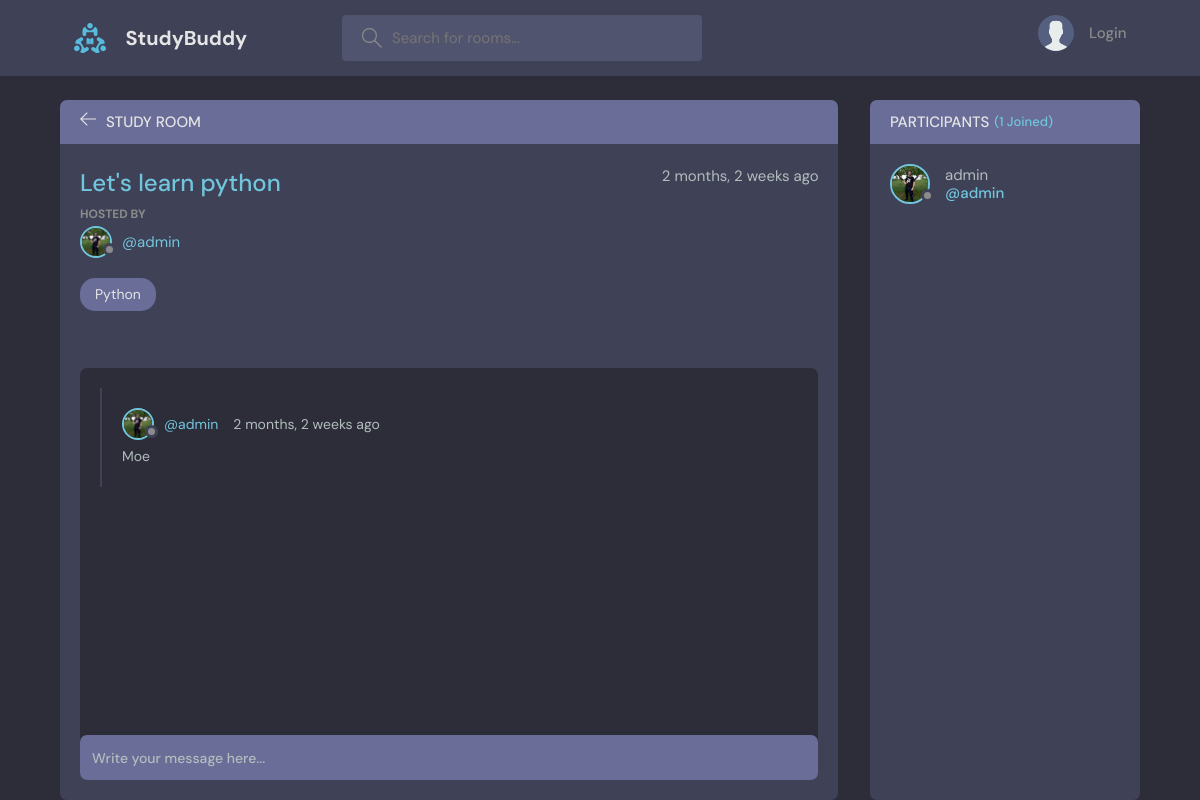
The page /room/1/ on the database its author committed.
### base/models.py (models this page shows, shortened)
class Room(models.Model):
    host = models.ForeignKey(User, on_delete=models.SET_NULL, null=True)
    topic = models.ForeignKey(Topic, on_delete=models.SET_NULL, null=True)
    name = models.CharField(max_length=200)
    description = models.TextField(null=True,blank=True)
    participants = models.ManyToManyField(User, related_name='participants', blank=True)
    created_at = models.DateTimeField(auto_now_add=True)
    updated_at = models.DateTimeField(auto_now=True)
    class Meta:
        ordering = ['-updated_at','-created_at']

class User(AbstractUser):
    name = models.CharField(max_length=200, null=True)
    email = models.EmailField(unique=True, null=True)
    bio = models.TextField(null=True)
    avatar = models.ImageField(null=True, default="avatar.svg")
    USERNAME_FIELD = 'email'
    REQUIRED_FIELDS = []

class Topic(models.Model):
    name = models.CharField(max_length=200)
    def __str__(self):
        return self.name

class Message(models.Model):
    user = models.ForeignKey(User, on_delete=models.CASCADE)
    room = models.ForeignKey(Room, on_delete=models.CASCADE)
    body = models.TextField()
    created_at = models.DateTimeField(auto_now_add=True)
    updated_at = models.DateTimeField(auto_now=True)
    class Meta:
        ordering = ['-updated_at','-created_at']

### base/views.py (the view, shortened to what this page needs)
# urls.py: path('room/<str:pk>/', views.room, name='room'),
def room(request, pk):
    room = Room.objects.get(id=pk)
    room_messages = room.message_set.all()
    participants = room.participants.all()
    context = {'room': room, 'room_messages': room_messages, 'participants':participants}
    return render(request,'base/room.html', context)

### base/templates/base/room.html (shortened to what this page needs)
{% extends 'main.html' %} {% block content %}
<main class="profile-page layout layout--2">
  <div class="container">
    <div class="room">
      <div class="room__top">
        <div class="room__topLeft">
          <a href="{% url 'home' %}">
            <svg
              version="1.1"
              xmlns="http://www.w3.org/2000/svg"
              width="32"
              height="32"
              viewBox="0 0 32 32"
            >
              <title>arrow-left</title>
              <path
                d="M13.723 2.286l-13.723 13.714 13.719 13.714 1.616-1.611-10.96-10.96h27.625v-2.286h-27.625l10.965-10.965-1.616-1.607z"
              ></path>
            </svg>
          </a>
          <h3>Study Room</h3>
        </div>
      </div>
      <div class="room__box scroll">
        <div class="room__header scroll">
          <div class="room__info">
            <h3>{{room.name}}</h3>
            <span>{{room.created_at|timesince}} ago</span>
          </div>
          <div class="room__hosted">
            <p>Hosted By</p>
            <a href="{% url 'user-profile' room.host.id %}" class="room__author">
              <div class="avatar avatar--small">
                <img src="{{room.host.avatar.url}}" />
              </div>
              <span>@{{room.host.username}}</span>
            </a>
          </div>
          <span class="room__topics">{{room.topic}}</span>
        </div>
        <div class="room__conversation">
          <div class="threads scroll">
            {% for message in room_messages %}
            <div class="thread">
              <div class="thread__top">
                <div class="thread__author">
                  <a href="{% url 'user-profile' message.user.id %}" class="thread__authorInfo">
                    <div class="avatar avatar--small">
                      <img src="{{message.user.avatar.url}}" />
                    </div>
                    <span>@{{message.user.username}}</span>
                  </a>
                  <span class="thread__date">{{message.created_at|timesince}} ago</span>
                </div>
              </div>
              <div class="thread__details">{{message.body}}</div>
            </div>
            {% endfor %}
          </div>
        </div>
      </div>
      <div class="room__message">
        <form action="" method="POST">
          <input name="body" placeholder="Write your message here..." />
        </form>
      </div>
    </div>
    <div class="participants">
      <h3 class="participants__top">Participants <span>({{participants.count}} Joined)</span></h3>
      <div class="participants__list scroll">
        {% for user in participants%}
        <a href="{% url 'user-profile' user.id %}" class="participant">
          <div class="avatar avatar--medium">
            <img src="{{room.host.avatar.url}}" />
          </div>
          <p>
            {{user.username}}
            <span>@{{user.username}}</span>
          </p>
        </a>
        {% endfor %}
      </div>
    </div>
  </div>
</main>
{% endblock %}

### rows shown on the page
Room: name "Let's learn python", created_at "2 months, 2 weeks", host.avatar (picture), host.username "admin", topic "Python"
Message: user.avatar (picture), user.username "admin", created_at "2 months, 2 weeks", body "Moe"
User: host.avatar (picture), username "admin"

### other values the page prints
{{ participants.count }} "1"
